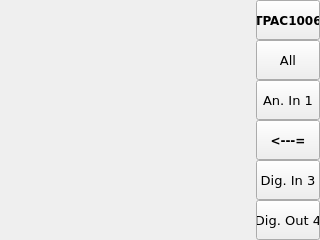
<?xml version="1.0" encoding="UTF-8"?>
<ui version="4.0">
<class>page320</class>
<widget class="QWidget" name="page320">
<property name="geometry">
<rect>
<x>0</x>
<y>0</y>
<width>320</width>
<height>240</height>
</rect>
</property>
<property name="minimumSize">
<size>
<width>320</width>
<height>240</height>
</size>
</property>
<property name="maximumSize">
<size>
<width>320</width>
<height>240</height>
</size>
</property>
<property name="windowTitle">
<string>page320</string>
</property>
<property name="styleSheet">
<string notr="true">QWidget#page320
{
}</string>
</property>
<widget class="ATCMgraph" name="atcmGraph_2">
<property name="geometry">
<rect>
<x>0</x>
<y>120</y>
<width>256</width>
<height>120</height>
</rect>
</property>
<property name="font">
<font>
<family>DejaVu Sans</family>
<pointsize>9</pointsize>
</font>
</property>
<property name="toolTip">
<string>ATCM QGraph</string>
</property>
<property name="whatsThis">
<string>ATCMgraph widget</string>
</property>
<property name="x1Variable">
<string>PLC_time</string>
</property>
<property name="x1Min">
<string>PLC_timeMin</string>
</property>
<property name="x1Max">
<string>PLC_timeMax</string>
</property>
<property name="y1Variable">
<string>CAN_AnIn_2</string>
</property>
<property name="y1Min">
<string>-1</string>
</property>
<property name="y1Max">
<string>11</string>
</property>
<property name="y1Step">
<double>2.000000000000000</double>
</property>
<property name="y1TickLabelVisible">
<bool>true</bool>
</property>
<property name="Display1">
<string/>
</property>
<property name="x2Variable">
<string>PLC_time</string>
</property>
<property name="x2Min">
<string>PLC_timeMin</string>
</property>
<property name="x2Max">
<string>PLC_timeMax</string>
</property>
<property name="y2Variable">
<string>TCP_AnIn_2</string>
</property>
<property name="y2Min">
<string>-1</string>
</property>
<property name="y2Max">
<string>11</string>
</property>
<property name="y2Step">
<double>2.000000000000000</double>
</property>
<property name="y2TickLabelVisible">
<bool>true</bool>
</property>
<property name="Display2">
<string/>
</property>
<property name="legendVisible">
<bool>true</bool>
</property>
</widget>
<widget class="ATCMgraph" name="atcmGraph">
<property name="geometry">
<rect>
<x>0</x>
<y>0</y>
<width>256</width>
<height>120</height>
</rect>
</property>
<property name="font">
<font>
<family>DejaVu Sans</family>
<pointsize>9</pointsize>
</font>
</property>
<property name="toolTip">
<string>ATCM QGraph</string>
</property>
<property name="whatsThis">
<string>ATCMgraph widget</string>
</property>
<property name="x1Variable">
<string>PLC_time</string>
</property>
<property name="x1Min">
<string>PLC_timeMin</string>
</property>
<property name="x1Max">
<string>PLC_timeMax</string>
</property>
<property name="y1Variable">
<string>LOC_AnIn_2</string>
</property>
<property name="y1Min">
<string>-1</string>
</property>
<property name="y1Max">
<string>11</string>
</property>
<property name="y1Step">
<double>2.000000000000000</double>
</property>
<property name="y1TickLabelVisible">
<bool>true</bool>
</property>
<property name="Display1">
<string/>
</property>
<property name="x2Variable">
<string>PLC_time</string>
</property>
<property name="x2Min">
<string>PLC_timeMin</string>
</property>
<property name="x2Max">
<string>PLC_timeMax</string>
</property>
<property name="y2Variable">
<string>RTU_AnIn_2</string>
</property>
<property name="y2Min">
<string>-1</string>
</property>
<property name="y2Max">
<string>11</string>
</property>
<property name="y2Step">
<double>2.000000000000000</double>
</property>
<property name="y2TickLabelVisible">
<bool>true</bool>
</property>
<property name="Display2">
<string/>
</property>
<property name="legendVisible">
<bool>true</bool>
</property>
</widget>
<widget class="ATCMbutton" name="atcmButton">
<property name="geometry">
<rect>
<x>256</x>
<y>0</y>
<width>64</width>
<height>40</height>
</rect>
</property>
<property name="font">
<font>
<family>DejaVu Sans</family>
<pointsize>9</pointsize>
<weight>75</weight>
<bold>true</bold>
</font>
</property>
<property name="toolTip">
<string/>
</property>
<property name="whatsThis">
<string>ATCMbutton widget</string>
</property>
<property name="pageName">
<string>menu</string>
</property>
<property name="statusvar">
<string/>
</property>
<property name="viewStatus">
<bool>false</bool>
</property>
<property name="visibilityVar">
<string/>
</property>
<property name="bgColor">
<color>
<red>198</red>
<green>132</green>
<blue>0</blue>
</color>
</property>
<property name="fontColor">
<color>
<red>240</red>
<green>240</green>
<blue>240</blue>
</color>
</property>
<property name="text">
<string>TPAC1006</string>
</property>
<property name="pressText">
<string>MENU</string>
</property>
<property name="borderWidth">
<number>0</number>
</property>
<property name="borderRadius">
<number>0</number>
</property>
<property name="apparence">
<enum>QFrame::Raised</enum>
</property>
</widget>
<widget class="ATCMbutton" name="atcmButton_2">
<property name="geometry">
<rect>
<x>256</x>
<y>120</y>
<width>64</width>
<height>40</height>
</rect>
</property>
<property name="font">
<font>
<family>DejaVu Sans</family>
<pointsize>9</pointsize>
<weight>75</weight>
<bold>true</bold>
</font>
</property>
<property name="toolTip">
<string/>
</property>
<property name="whatsThis">
<string>ATCMbutton widget</string>
</property>
<property name="pageName">
<string>BACK</string>
</property>
<property name="statusvar">
<string/>
</property>
<property name="viewStatus">
<bool>false</bool>
</property>
<property name="visibilityVar">
<string/>
</property>
<property name="bgColor">
<color>
<red>170</red>
<green>170</green>
<blue>127</blue>
</color>
</property>
<property name="fontColor">
<color>
<red>240</red>
<green>240</green>
<blue>240</blue>
</color>
</property>
<property name="text">
<string>&lt;---=</string>
</property>
<property name="pressText">
<string>BACK</string>
</property>
<property name="borderWidth">
<number>0</number>
</property>
<property name="borderRadius">
<number>0</number>
</property>
<property name="apparence">
<enum>QFrame::Raised</enum>
</property>
</widget>
<widget class="ATCMbutton" name="atcmButton_AnIn1">
<property name="geometry">
<rect>
<x>256</x>
<y>80</y>
<width>64</width>
<height>40</height>
</rect>
</property>
<property name="font">
<font>
<family>DejaVu Sans</family>
<pointsize>10</pointsize>
</font>
</property>
<property name="toolTip">
<string/>
</property>
<property name="whatsThis">
<string>ATCMbutton widget</string>
</property>
<property name="pageName">
<string>page310</string>
</property>
<property name="remember">
<bool>true</bool>
</property>
<property name="statusvar">
<string/>
</property>
<property name="viewStatus">
<bool>false</bool>
</property>
<property name="visibilityVar">
<string/>
</property>
<property name="text">
<string>An. In 1</string>
</property>
<property name="pressText">
<string>An. In 1</string>
</property>
<property name="borderWidth">
<number>0</number>
</property>
<property name="borderRadius">
<number>0</number>
</property>
<property name="apparence">
<enum>QFrame::Raised</enum>
</property>
</widget>
<widget class="ATCMbutton" name="atcmButton_AnIn1_4">
<property name="geometry">
<rect>
<x>256</x>
<y>200</y>
<width>64</width>
<height>40</height>
</rect>
</property>
<property name="font">
<font>
<family>DejaVu Sans</family>
<pointsize>10</pointsize>
</font>
</property>
<property name="toolTip">
<string/>
</property>
<property name="whatsThis">
<string>ATCMbutton widget</string>
</property>
<property name="pageName">
<string>page340</string>
</property>
<property name="remember">
<bool>true</bool>
</property>
<property name="statusvar">
<string/>
</property>
<property name="viewStatus">
<bool>false</bool>
</property>
<property name="visibilityVar">
<string/>
</property>
<property name="text">
<string>Dig. Out 4</string>
</property>
<property name="pressText">
<string>Dig. Out 4</string>
</property>
<property name="borderWidth">
<number>0</number>
</property>
<property name="borderRadius">
<number>0</number>
</property>
<property name="apparence">
<enum>QFrame::Raised</enum>
</property>
</widget>
<widget class="ATCMbutton" name="atcmButton_AnIn1_3">
<property name="geometry">
<rect>
<x>256</x>
<y>160</y>
<width>64</width>
<height>40</height>
</rect>
</property>
<property name="font">
<font>
<family>DejaVu Sans</family>
<pointsize>10</pointsize>
</font>
</property>
<property name="toolTip">
<string/>
</property>
<property name="whatsThis">
<string>ATCMbutton widget</string>
</property>
<property name="pageName">
<string>page330</string>
</property>
<property name="remember">
<bool>true</bool>
</property>
<property name="statusvar">
<string/>
</property>
<property name="viewStatus">
<bool>false</bool>
</property>
<property name="visibilityVar">
<string/>
</property>
<property name="text">
<string>Dig. In 3</string>
</property>
<property name="pressText">
<string>Dig. In 3</string>
</property>
<property name="borderWidth">
<number>0</number>
</property>
<property name="borderRadius">
<number>0</number>
</property>
<property name="apparence">
<enum>QFrame::Raised</enum>
</property>
</widget>
<widget class="ATCMbutton" name="atcmButton_AnIn1_5">
<property name="geometry">
<rect>
<x>256</x>
<y>40</y>
<width>64</width>
<height>40</height>
</rect>
</property>
<property name="font">
<font>
<family>DejaVu Sans</family>
<pointsize>10</pointsize>
</font>
</property>
<property name="toolTip">
<string/>
</property>
<property name="whatsThis">
<string>ATCMbutton widget</string>
</property>
<property name="pageName">
<string>page100</string>
</property>
<property name="remember">
<bool>true</bool>
</property>
<property name="statusvar">
<string/>
</property>
<property name="viewStatus">
<bool>false</bool>
</property>
<property name="visibilityVar">
<string/>
</property>
<property name="text">
<string>All</string>
</property>
<property name="pressText">
<string>All</string>
</property>
<property name="borderWidth">
<number>0</number>
</property>
<property name="borderRadius">
<number>0</number>
</property>
<property name="apparence">
<enum>QFrame::Raised</enum>
</property>
</widget>
</widget>
<customwidgets>
<customwidget>
<class>ATCMbutton</class>
<extends>QPushButton</extends>
<header>atcmplugin.h</header>
</customwidget>
<customwidget>
<class>ATCMgraph</class>
<extends>QFrame</extends>
<header>atcmplugin.h</header>
</customwidget>
</customwidgets>
<resources/>
<connections>
<connection>
<sender>atcmButton</sender>
<signal>newPage(const char*,bool)</signal>
<receiver>page320</receiver>
<slot>goto_page(const char*,bool)</slot>
<hints>
<hint type="sourcelabel">
<x>20</x>
<y>20</y>
</hint>
<hint type="destinationlabel">
<x>20</x>
<y>20</y>
</hint>
</hints>
</connection>
<connection>
<sender>atcmButton_2</sender>
<signal>newPage(const char*,bool)</signal>
<receiver>page320</receiver>
<slot>goto_page(const char*,bool)</slot>
<hints>
<hint type="sourcelabel">
<x>20</x>
<y>20</y>
</hint>
<hint type="destinationlabel">
<x>20</x>
<y>20</y>
</hint>
</hints>
</connection>
<connection>
<sender>atcmButton_AnIn1</sender>
<signal>newPage(const char*,bool)</signal>
<receiver>page320</receiver>
<slot>goto_page(const char*,bool)</slot>
<hints>
<hint type="sourcelabel">
<x>20</x>
<y>20</y>
</hint>
<hint type="destinationlabel">
<x>20</x>
<y>20</y>
</hint>
</hints>
</connection>
<connection>
<sender>atcmButton_AnIn1_4</sender>
<signal>newPage(const char*,bool)</signal>
<receiver>page320</receiver>
<slot>goto_page(const char*,bool)</slot>
<hints>
<hint type="sourcelabel">
<x>20</x>
<y>20</y>
</hint>
<hint type="destinationlabel">
<x>20</x>
<y>20</y>
</hint>
</hints>
</connection>
<connection>
<sender>atcmButton_AnIn1_3</sender>
<signal>newPage(const char*,bool)</signal>
<receiver>page320</receiver>
<slot>goto_page(const char*,bool)</slot>
<hints>
<hint type="sourcelabel">
<x>20</x>
<y>20</y>
</hint>
<hint type="destinationlabel">
<x>20</x>
<y>20</y>
</hint>
</hints>
</connection>
  <connection>
   <sender>atcmButton_AnIn1_5</sender>
   <signal>newPage(const char*,bool)</signal>
   <receiver>page320</receiver>
   <slot>goto_page(const char*,bool)</slot>
  </connection>
 </connections>
<slots>
<slot>goto_page(const char*,bool)</slot>
</slots>
</ui>
